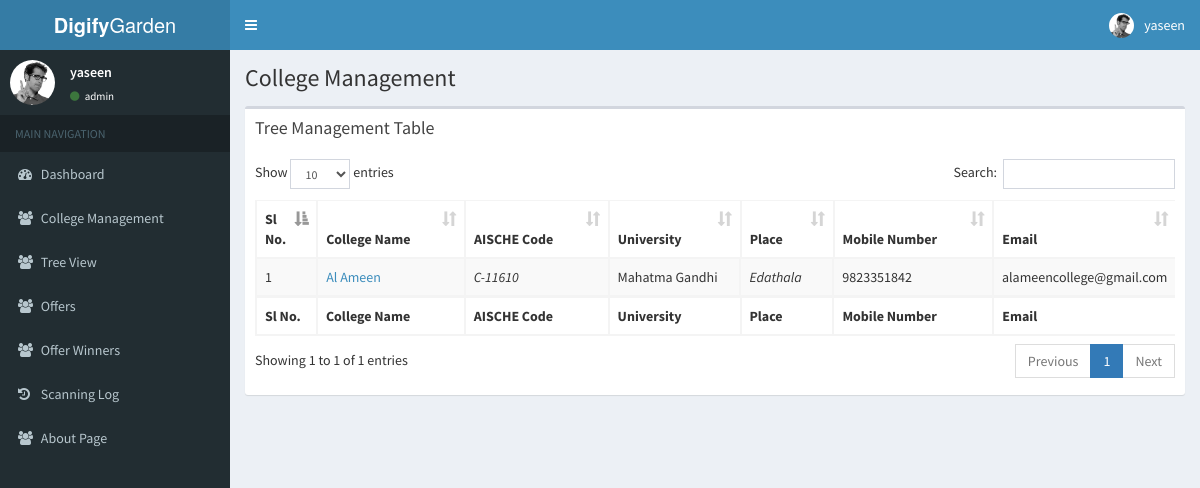
/super.digifygarden.com/pages/clgtreeview.php (signed in), run on the app's committed database.
### tables this page shows
CREATE TABLE `tbl_clg` (
  `u_id` varchar(20) NOT NULL,
  `c_name` varchar(120) NOT NULL,
  `uni_name` varchar(120) NOT NULL,
  `a_id` int(10) NOT NULL,
  `mobnum` varchar(10) NOT NULL,
  `email` varchar(120) NOT NULL,
  `clg_reg_date` timestamp NOT NULL DEFAULT current_timestamp()
);

CREATE TABLE `tbl_clg_login` (
  `log_id` int(10) NOT NULL,
  `u_id` varchar(20) NOT NULL,
  `password` varchar(60) NOT NULL,
  `status` int(2) NOT NULL,
  `remarks` varchar(40) NOT NULL
);

CREATE TABLE `tbl_clg_address` (
  `a_id` int(10) NOT NULL,
  `city` varchar(25) NOT NULL,
  `pincode` int(6) NOT NULL,
  `district` varchar(25) NOT NULL,
  `state` varchar(25) NOT NULL
);

### super.digifygarden.com/pages/clgtreeview.php (the view, shortened to what this page needs)
<!DOCTYPE html>
<html>
<head>
  <link href="../bootstrap/css/bootstrap.min.css" rel="stylesheet" type="text/css" />
  <link href="https://maxcdn.bootstrapcdn.com/font-awesome/4.3.0/css/font-awesome.min.css" rel="stylesheet" type="text/css" />
  <link href="https://code.ionicframework.com/ionicons/2.0.1/css/ionicons.min.css" rel="stylesheet" type="text/css" />
  <link href="../plugins/datatables/dataTables.bootstrap.css" rel="stylesheet" type="text/css" />
  <link href="../dist/css/AdminLTE.min.css" rel="stylesheet" type="text/css" />
  <link href="../dist/css/skins/_all-skins.min.css" rel="stylesheet" type="text/css" />
</head>
<body class="skin-blue sidebar-mini">
  <div class="wrapper">
    <?php include '../components/navigation.php';
    ?>
    <aside class="main-sidebar">
    </aside>
    <div class="content-wrapper">
      <section class="content-header">
        <h1>
          College Management
        </h1>
      </section>
      <?php
      include '../../util/connection.php';
      $query = "SELECT * FROM tbl_clg INNER JOIN tbl_clg_address ON tbl_clg.a_id = tbl_clg_address.a_id INNER JOIN tbl_clg_login ON tbl_clg.u_id = tbl_clg_login.u_id where tbl_clg_login.status = '1';";
      $clg = mysqli_query($conn, $query);
      ?>
      <section class="content">
        <div class="row">
          <div class="col-xs-12">
            <div class="box">
              <div class="box-header">
                <h3 class="box-title">Tree Management Table</h3>
              </div>
              <div class="box-body">
                <table id="example1" class="table table-bordered table-striped">
                  <thead>
                    <tr>
                      <th width="5%">Sl No.</th>
                      <th>College Name</th>
                      <th>AISCHE Code</th>
                      <th>University</th>
                      <th>Place</th>
                      <th>Mobile Number</th>
                      <th>Email</th>
                    </tr>
                  </thead>
                  <tbody>
                    <?php
$i=0;
                    if (mysqli_num_rows($clg) > 0) {
                      while ($rowData = mysqli_fetch_array($clg)) {
$i++;
                        echo " <tr>
    <td>".$i."</td>
    <td><a href='treemanagement.php?id=" . ($rowData['u_id']) . "'>  " . ($rowData['c_name']) . "</a></td>
    <td><i >" . ($rowData['u_id']) . "</i></td>
    <td>" . ($rowData['uni_name']) . "</td>
    <td><i >" . ($rowData['city']) . "</i></td>
    <td>" . ($rowData['mobnum']) . "</td>
    <td>" . ($rowData['email']) . "</td>";
                    ?>
                        </tr>
                    <?php
                      }
                    }
                    ?>
                  </tbody>
                  <tfoot>
                    <tr>
                      <th>Sl No.</th>
                      <th>College Name</th>
                      <th>AISCHE Code</th>
                      <th>University</th>
                      <th>Place</th>
                      <th>Mobile Number</th>
                      <th>Email</th>
                    </tr>
                  </tfoot>
                </table>
              </div>
            </div>
          </div>
        </div>
      </section>
    </div>
  </div>
</body>
</html>

### data on the page
tbl_clg: c_name "Al Ameen", tbl_clg_login.u_id "C-11610", uni_name "Mahatma Gandhi", a.city "Edathala", mobnum "9823351842", email "alameencollege@gmail.com"

### other printed values
$username "yaseen"
